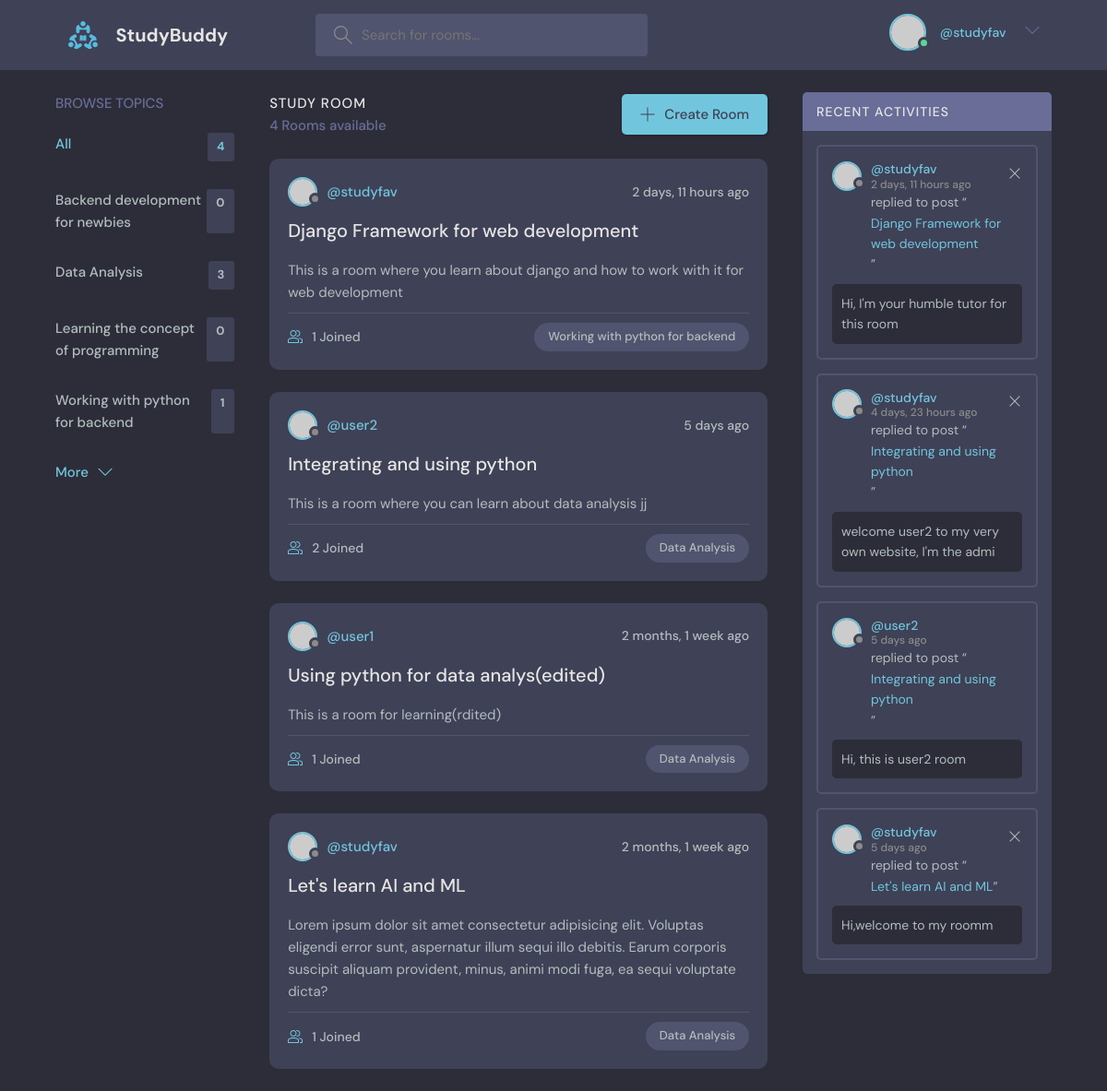
The app's page / (signed in) with its own data.
### base/models.py (models this page shows, shortened)
class Topic(models.Model):
  name = models.CharField(max_length=200)

class Room(models.Model):
  host = models.ForeignKey(User, on_delete=models.SET_NULL, null=True)
  topic = models.ForeignKey(Topic, on_delete=models.SET_NULL, null=True)
  name = models.CharField(max_length=200)
  description = models.TextField(null=True, blank=True)
  participants = models.ManyToManyField(User, related_name="participants", blank=True)
  updated = models.DateTimeField(auto_now=True)
  created = models.DateTimeField(auto_now_add=True)
  class Meta:
    ordering = ['-updated', '-created']
  def __str__(self):
    return self.name

class Message(models.Model):
  user = models.ForeignKey(User, on_delete=models.CASCADE)
  room = models.ForeignKey(Room, on_delete=models.CASCADE)
  body = models.TextField()
  updated = models.DateTimeField(auto_now=True)
  created = models.DateTimeField(auto_now_add=True)
  class Meta:
    ordering = ['-updated', '-created']
  def __str__(self):
    return self.body[0:50]

### base/views.py (the view)
# urls.py: path('', views.home, name='home'),
def home(request):
  q =  request.GET.get('q') if request.GET.get('q') != None else ''
  rooms = Room.objects.filter(
    Q(topic__name__icontains=q) |
    Q(name__icontains=q) |
    Q(description__icontains=q)
    )
  topics = Topic.objects.all()
  room_count = rooms.count()
  room_messages = Message.objects.filter(Q(
    room__topic__name__icontains=q
  ))
  context = {'rooms': rooms, 'topics':topics, 'room_count': room_count, 'room_messages': room_messages}
  return render(request, 'base/home.html', context)

### base/templates/base/home.html (shortened to what this page needs)
{% extends 'main.html' %} {% block content %}
<main class="layout layout--3">
  <div class="container">
    <div>{% include 'base/topics_component.html' %}</div>
    <div class="roomList">
      <div class="roomList__header">
        <div>
          <h2>Study Room</h2>
          <p>{{room_count}} Rooms available</p>
        </div>
        <a class="btn btn--main" href="{% url 'create-room' %}">
          <svg
            version="1.1"
            xmlns="http://www.w3.org/2000/svg"
            width="32"
            height="32"
            viewBox="0 0 32 32"
          >
            <title>add</title>
            <path
              d="M16.943 0.943h-1.885v14.115h-14.115v1.885h14.115v14.115h1.885v-14.115h14.115v-1.885h-14.115v-14.115z"
            ></path>
          </svg>
          Create Room
        </a>
      </div>
      <div>{% include 'base/feed_component.html' %}</div>
    </div>
    <div>{% include 'base/activity_component.html' %}</div>
  </div>
</main>
{% endblock content %}

### templates/navbar.html (shortened to what this page needs)
{% load static %}
<header class="header header--loggedIn">
  <div class="container">
    <a href="{% url 'home' %}" class="header__logo">
      <img src="{% static 'images/logo.svg' %}" />
      <h1>StudyBuddy</h1>
    </a>
    <form class="header__search" action="{% url 'home' %}" method="GET">
      <label>
        <input type="text" name="q" placeholder="Search for rooms..." />
      </label>
    </form>
    <nav class="header__menu">
      {% if request.user.is_authenticated %}
      <div class="header__user">
        <a href="{% url 'user-profile' user.id %}">
          <div class="avatar avatar--medium active">
            <img src="https://randomuser.me/api/portraits/men/37.jpg" />
          </div>
          <p>{{ user.first_name }} {{ user.last_name }}<span>@{{request.user.username}}</span></p>
        </a>
        <button class="dropdown-button">
          <svg
            version="1.1"
            xmlns="http://www.w3.org/2000/svg"
            width="32"
            height="32"
            viewBox="0 0 32 32"
          >
            <title>chevron-down</title>
            <path d="M16 21l-13-13h-3l16 16 16-16h-3l-13 13z"></path>
          </svg>
        </button>
      </div>
      {% else %}
      <a href="{% url 'signin' %}">
        <img src="{% static 'images/avatar.svg' %}" />
        <p>Sign in</p>
      </a>
      {% endif %}
    </nav>
  </div>
</header>

### base/templates/base/topics_component.html
    <div class="topics">
      <div class="topics__header">
        <h2>Browse Topics</h2>
      </div>
      <ul class="topics__list">
        <li>
          <a href="{% url 'home' %}" class="active">All <span>{{topics.count}}</span></a>
        </li>
        {% for topic in topics %}
        <li>
          <a href="{% url 'home' %}?q={{topic.name}}">{{topic.name}} <span>{{topic.room_set.all.count}}</span></a>
        </li>
        {% endfor %}
      </ul>
      <a class="btn btn--link" href="topics.html">
        More
        <svg
          version="1.1"
          xmlns="http://www.w3.org/2000/svg"
          width="32"
          height="32"
          viewBox="0 0 32 32"
        >
          <title>chevron-down</title>
          <path d="M16 21l-13-13h-3l16 16 16-16h-3l-13 13z"></path>
        </svg>
      </a>
    </div>

### base/templates/base/feed_component.html (shortened to what this page needs)
{% for room in rooms %}
<div class="roomListRoom">
  <div class="roomListRoom__header">
    <a
      href="{% url 'user-profile' room.host.id %}"
      class="roomListRoom__author"
    >
      <div class="avatar avatar--small">
        <img src="https://randomuser.me/api/portraits/women/11.jpg" />
      </div>
      <span>@{{room.host.username}}</span>
    </a>
    <div class="roomListRoom__actions">
      <span>{{room.created |timesince}} ago</span>
    </div>
  </div>
  <div class="roomListRoom__content">
    <a href="{% url 'room' room.id %}">{{room.name}}</a>
    <p>{{room.description}}</p>
  </div>
  <div class="roomListRoom__meta">
    <a href="{% url 'room' room.id %}" class="roomListRoom__joined">
      {{room.participants.all.count}} Joined
    </a>
    <p class="roomListRoom__topic">{{room.topic.name}}</p>
  </div>
</div>
{% endfor %}

### base/templates/base/activity_component.html
<div class="activities">
  <div class="activities__header">
    <h2>Recent Activities</h2>
  </div>
  {% for message in room_messages %}
  <div class="activities__box">
    <div class="activities__boxHeader roomListRoom__header">
      <a
        href="{% url 'user-profile' message.user.id %}"
        class="roomListRoom__author"
      >
        <div class="avatar avatar--small">
          <img src="https://randomuser.me/api/portraits/women/11.jpg" />
        </div>
        <p>
          @{{message.user}}
          <span>{{message.created |timesince}} ago</span>
        </p>
      </a>
      {% if request.user == message.user %}
      <div class="roomListRoom__actions">
        <a href="{% url 'delete-message' message.id %}">
          <svg
            version="1.1"
            xmlns="http://www.w3.org/2000/svg"
            width="32"
            height="32"
            viewBox="0 0 32 32"
          >
            <title>remove</title>
            <path
              d="M27.314 6.019l-1.333-1.333-9.98 9.981-9.981-9.981-1.333 1.333 9.981 9.981-9.981 9.98 1.333 1.333 9.981-9.98 9.98 9.98 1.333-1.333-9.98-9.98 9.98-9.981z"
            ></path>
          </svg>
        </a>
      </div>
      {% endif %}
    </div>
    <div class="activities__boxContent">
      <p>
        replied to post “<a href="{% url 'room' message.room.id %}"
          >{{message.room}}</a
        >”
      </p>
      <div class="activities__boxRoomContent">{{message}}</div>
    </div>
  </div>
  {% endfor %}
</div>

### records on screen
Topic: name "Backend development for newbies", room_set.all.count "0"
Topic: name "Data Analysis", room_set.all.count "3"
Topic: name "Learning the concept of programming", room_set.all.count "0"
Topic: name "Working with python for backend", room_set.all.count "1"
Room: host.username "studyfav", created "2 days, 11 hours", name "Django Framework for web development", description "This is a room where you learn about django and how to work with it for web development", participants.all.count "1", topic.name "Working with python for backend"
Room: host.username "user2", created "5 days", name "Integrating and using python", description "This is a room where you can learn about data analysis jj", participants.all.count "2", topic.name "Data Analysis"
Room: host.username "user1", created "2 months, 1 week", name "Using python for data analys(edited)", description "This is a room for learning(rdited)", participants.all.count "1", topic.name "Data Analysis"
Room: host.username "studyfav", created "2 months, 1 week", name "Let's learn AI and ML", description "Lorem ipsum dolor sit amet consectetur adipisicing elit. Voluptas eligendi error sunt, aspernatur illum sequi illo debitis. Earum corporis suscipit aliquam provident, minus, animi modi fuga, ea sequi voluptate dicta?", participants.all.count "1", topic.name "Data Analysis"
Message: user "studyfav", created "2 days, 11 hours", room "Django Framework for web development", body "Hi, I'm your humble tutor for this room"
Message: user "studyfav", created "4 days, 23 hours", room "Integrating and using python", body "welcome user2 to my very own website, I'm the admi"
Message: user "user2", created "5 days", room "Integrating and using python", body "Hi, this is user2 room"
Message: user "studyfav", created "5 days", room "Let's learn AI and ML", body "Hi,welcome to my roomm"

### other values on screen
{{ request.user.username }} "studyfav"
{{ topics.count }} "4"
{{ room_count }} "4"
